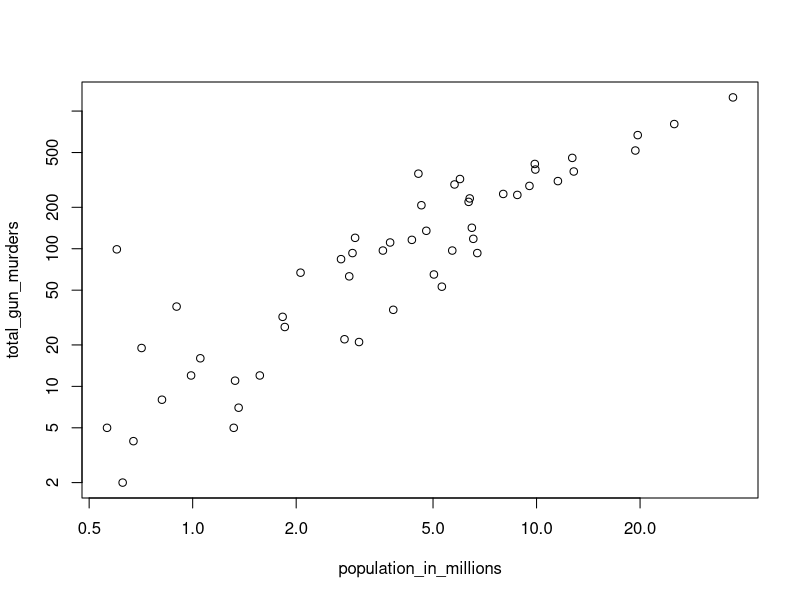
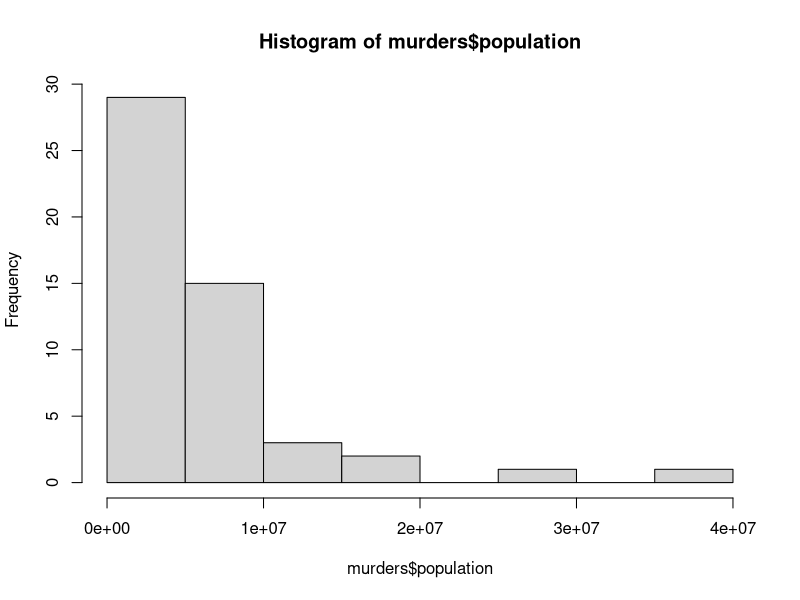
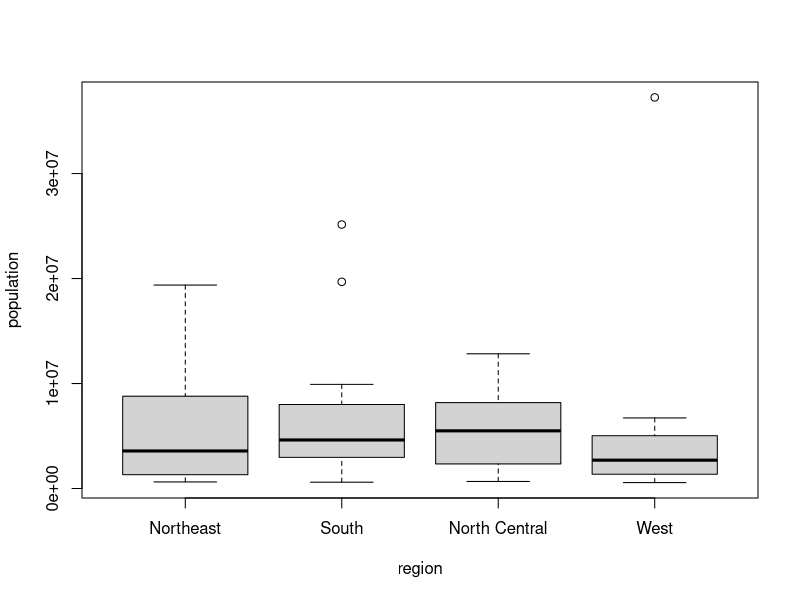

Write the R code that produced these figures, in order.
## ---- chunk 1
knitr::opts_chunk$set(echo = TRUE)
## ---- chunk 2
library(dslabs)
data(murders)

#1 
pop <- murders$population
sort(pop)[1]

#2
pop[order(pop)[1]]

#3
pop[which.min(pop)]

#4
murders$state[which.min(murders$population)]

#5
ranks <- rank(murders$population)
my_df <- data.frame(state = murders$state, population = murders$population, ranks = ranks)
my_df

#6
ranks <- rank(murders$population)
my_df <- data.frame(state = murders$state[order(ranks)], population = murders$population[order(ranks)], ranks = ranks[order(ranks)])
my_df

#7
population_in_millions <- murders$population/10^6 
total_gun_murders <- murders$total 
plot(population_in_millions, total_gun_murders, log = "xy")

#8
hist(murders$population)

#9
boxplot(population~region, data = murders)
## ---- chunk 3
